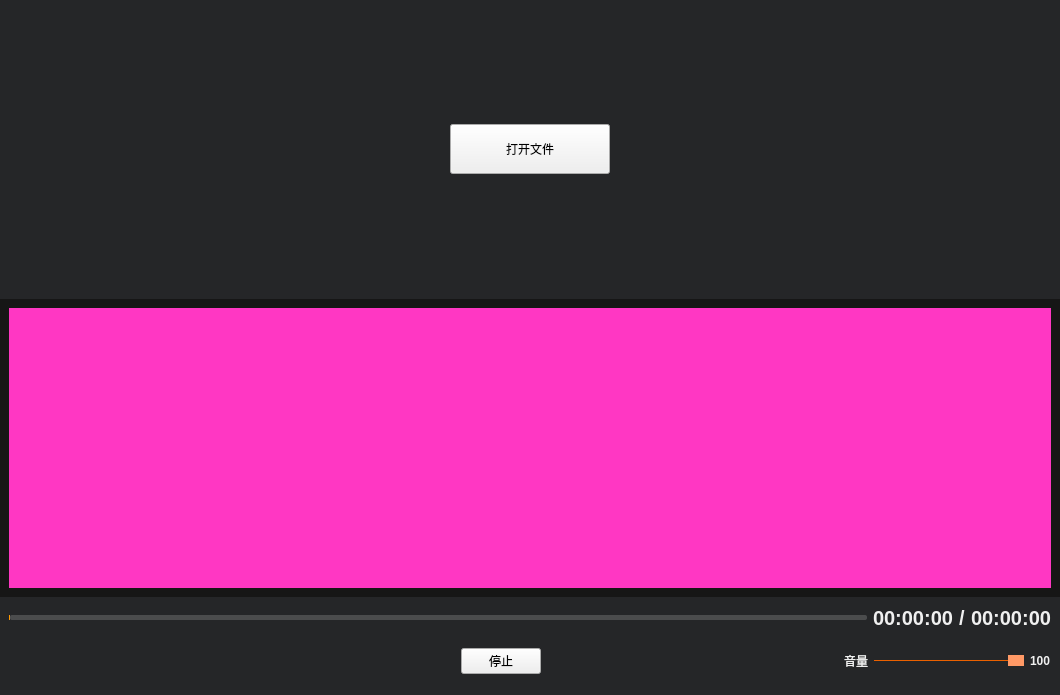
<?xml version="1.0" encoding="UTF-8"?>
<ui version="4.0">
 <class>VideoPlayerWidget</class>
 <widget class="QWidget" name="VideoPlayerWidget">
  <property name="geometry">
   <rect>
    <x>0</x>
    <y>0</y>
    <width>1060</width>
    <height>695</height>
   </rect>
  </property>
  <property name="windowTitle">
   <string>Form</string>
  </property>
  <layout class="QVBoxLayout" name="verticalLayout">
   <property name="spacing">
    <number>0</number>
   </property>
   <property name="leftMargin">
    <number>0</number>
   </property>
   <property name="topMargin">
    <number>0</number>
   </property>
   <property name="rightMargin">
    <number>0</number>
   </property>
   <property name="bottomMargin">
    <number>0</number>
   </property>
   <item>
    <widget class="QWidget" name="widget_container" native="true">
     <property name="styleSheet">
      <string notr="true">QWidget#widget_container
{
	background-color: rgb(22, 22, 22);
}
</string>
     </property>
     <layout class="QVBoxLayout" name="verticalLayout_3">
      <property name="spacing">
       <number>0</number>
      </property>
      <property name="leftMargin">
       <number>0</number>
      </property>
      <property name="topMargin">
       <number>0</number>
      </property>
      <property name="rightMargin">
       <number>0</number>
      </property>
      <property name="bottomMargin">
       <number>0</number>
      </property>
      <item>
       <layout class="QHBoxLayout" name="horizontalLayout_6">
        <property name="spacing">
         <number>0</number>
        </property>
        <property name="rightMargin">
         <number>0</number>
        </property>
        <property name="bottomMargin">
         <number>0</number>
        </property>
        <item>
         <layout class="QVBoxLayout" name="verticalLayout_4">
          <property name="spacing">
           <number>0</number>
          </property>
          <property name="topMargin">
           <number>0</number>
          </property>
          <property name="rightMargin">
           <number>0</number>
          </property>
          <item>
           <widget class="QWidget" name="widget_showopen" native="true">
            <property name="sizePolicy">
             <sizepolicy hsizetype="Preferred" vsizetype="Expanding">
              <horstretch>0</horstretch>
              <verstretch>0</verstretch>
             </sizepolicy>
            </property>
            <property name="styleSheet">
             <string notr="true">QWidget#widget_showopen
{
	
	background-color: rgba(60, 65, 68,100);
}</string>
            </property>
            <layout class="QVBoxLayout" name="verticalLayout_5">
             <item>
              <layout class="QHBoxLayout" name="horizontalLayout_3">
               <item>
                <spacer name="horizontalSpacer">
                 <property name="orientation">
                  <enum>Qt::Horizontal</enum>
                 </property>
                 <property name="sizeHint" stdset="0">
                  <size>
                   <width>40</width>
                   <height>20</height>
                  </size>
                 </property>
                </spacer>
               </item>
               <item>
                <widget class="QToolButton" name="toolButton_open">
                 <property name="minimumSize">
                  <size>
                   <width>160</width>
                   <height>50</height>
                  </size>
                 </property>
                 <property name="text">
                  <string>打开文件</string>
                 </property>
                </widget>
               </item>
               <item>
                <spacer name="horizontalSpacer_2">
                 <property name="orientation">
                  <enum>Qt::Horizontal</enum>
                 </property>
                 <property name="sizeHint" stdset="0">
                  <size>
                   <width>40</width>
                   <height>20</height>
                  </size>
                 </property>
                </spacer>
               </item>
              </layout>
             </item>
            </layout>
           </widget>
          </item>
          <item>
           <widget class="QWidget" name="widget_video" native="true">
            <property name="sizePolicy">
             <sizepolicy hsizetype="Expanding" vsizetype="Expanding">
              <horstretch>0</horstretch>
              <verstretch>0</verstretch>
             </sizepolicy>
            </property>
            <property name="styleSheet">
             <string notr="true"/>
            </property>
            <layout class="QVBoxLayout" name="verticalLayout_2">
             <item>
              <widget class="ShowVideoWidget" name="widget_videoPlayer" native="true">
               <property name="enabled">
                <bool>true</bool>
               </property>
               <property name="sizePolicy">
                <sizepolicy hsizetype="Preferred" vsizetype="Expanding">
                 <horstretch>0</horstretch>
                 <verstretch>0</verstretch>
                </sizepolicy>
               </property>
               <property name="mouseTracking">
                <bool>true</bool>
               </property>
               <property name="styleSheet">
                <string notr="true">QWidget#widget_videoPlayer
{
	background-color: rgb(255, 55, 195);
}</string>
               </property>
              </widget>
             </item>
            </layout>
           </widget>
          </item>
         </layout>
        </item>
       </layout>
      </item>
      <item>
       <widget class="QWidget" name="widget_controller" native="true">
        <property name="minimumSize">
         <size>
          <width>0</width>
          <height>60</height>
         </size>
        </property>
        <property name="styleSheet">
         <string notr="true">QWidget#widget_controller
{
	background-color: rgba(60, 65, 68,100);
}</string>
        </property>
        <layout class="QVBoxLayout" name="verticalLayout_7">
         <item>
          <layout class="QHBoxLayout" name="horizontalLayout_2">
           <item>
            <widget class="VideoSlider" name="horizontalSlider">
             <property name="cursor">
              <cursorShape>PointingHandCursor</cursorShape>
             </property>
             <property name="styleSheet">
              <string notr="true">QSlider::groove:horizontal {
border: 0px solid #bbb;
}

QSlider::sub-page:horizontal {
background-color: #ff9900;
border-bottom-left-radius: 5px; 
border-top-left-radius: 5px; 

border-radius: 5px; 
margin-top:5px;
margin-bottom:5px;
}

QSlider::add-page:horizontal {
background-color: rgba(228, 228, 228, 50);v
border: 0px solid #777;
border-radius: 2px;
margin-top:5px;
margin-bottom:5px;
}
/*
QSlider::handle:horizontal {
background: rgb(255,153,102); 
border: 1px solid rgb(255,153,102); 
width: 14px;
height:10px;
border-radius: 7px;
margin-top:2px;
margin-bottom:2px;
}

QSlider::handle:horizontal:hover {
background: rgb(255,128,6); 
border: 1px solid rgba(102,102,102,102);
border-radius: 7px;
}*/

QSlider::sub-page:horizontal:disabled {
background: #bbb;
border-color: #999;
}

QSlider::add-page:horizontal:disabled {
background: #eee;
border-color: #999;
}

QSlider::handle:horizontal:disabled {
background: #eee;
border: 1px solid #aaa;
border-radius: 4px;
}



QProgressBar 
{   
border: 0px solid grey;   
border-radius: 5px;   
background-color: rgba(228, 228, 228, 50);
border-radius:5px;  /*边框拐角*/
}

</string>
             </property>
             <property name="orientation">
              <enum>Qt::Horizontal</enum>
             </property>
            </widget>
           </item>
           <item>
            <layout class="QHBoxLayout" name="horizontalLayout">
             <item>
              <widget class="QLabel" name="label_currenttime">
               <property name="styleSheet">
                <string notr="true">QLabel{
	border-radius:0px;
	color: #F0F0F0;
	background-color:rgba(0,0,0,0);
	border-style:none;
font: 10pt &quot;微软雅黑&quot;;
font-size:20px;
font-weight:bold;
}
</string>
               </property>
               <property name="text">
                <string>00:00:00</string>
               </property>
              </widget>
             </item>
             <item>
              <widget class="QLabel" name="label_2">
               <property name="styleSheet">
                <string notr="true">QLabel{
	border-radius:0px;
	color: #F0F0F0;
	background-color:rgba(0,0,0,0);
	border-style:none;
font: 10pt &quot;微软雅黑&quot;;
font-size:20px;
font-weight:bold;
}
</string>
               </property>
               <property name="text">
                <string>/</string>
               </property>
              </widget>
             </item>
             <item>
              <widget class="QLabel" name="label_totaltime">
               <property name="styleSheet">
                <string notr="true">QLabel{
	border-radius:0px;
	color: #F0F0F0;
	background-color:rgba(0,0,0,0);
	border-style:none;
font: 10pt &quot;微软雅黑&quot;;
font-size:20px;
font-weight:bold;
}
</string>
               </property>
               <property name="text">
                <string>00:00:00</string>
               </property>
              </widget>
             </item>
            </layout>
           </item>
          </layout>
         </item>
         <item>
          <layout class="QHBoxLayout" name="horizontalLayout_4">
           <item>
            <widget class="QPushButton" name="pushButton_open">
             <property name="minimumSize">
              <size>
               <width>36</width>
               <height>36</height>
              </size>
             </property>
             <property name="cursor">
              <cursorShape>PointingHandCursor</cursorShape>
             </property>
             <property name="styleSheet">
              <string notr="true">QPushButton{ 
image: url(:image/open_normal.png);
border-radius:0px; 
} 
QPushButton:hover{ 
image: url(:image/open_focus.png);
border-radius:0px; 
} 
QPushButton:pressed{ 
image: url(:image/open_normal.png);
border-radius:0px; 
}
</string>
             </property>
             <property name="text">
              <string/>
             </property>
            </widget>
           </item>
           <item>
            <spacer name="horizontalSpacer_3">
             <property name="orientation">
              <enum>Qt::Horizontal</enum>
             </property>
             <property name="sizeHint" stdset="0">
              <size>
               <width>40</width>
               <height>20</height>
              </size>
             </property>
            </spacer>
           </item>
           <item>
            <widget class="QPushButton" name="pushButton_play">
             <property name="minimumSize">
              <size>
               <width>50</width>
               <height>50</height>
              </size>
             </property>
             <property name="cursor">
              <cursorShape>PointingHandCursor</cursorShape>
             </property>
             <property name="styleSheet">
              <string notr="true">QPushButton{ 
image: url(:image/start_normal.png);
border-radius:0px; 
}  
QPushButton:hover{ 
image: url(:image/start_focus.png);
border-radius:0px; 
} 
QPushButton:pressed{ 
image: url(:image/start_normal.png);
border-radius:0px; 
}
</string>
             </property>
             <property name="text">
              <string/>
             </property>
            </widget>
           </item>
           <item>
            <widget class="QPushButton" name="pushButton_pause">
             <property name="minimumSize">
              <size>
               <width>50</width>
               <height>50</height>
              </size>
             </property>
             <property name="cursor">
              <cursorShape>PointingHandCursor</cursorShape>
             </property>
             <property name="styleSheet">
              <string notr="true">QPushButton{ 
image: url(:image/pause_normal.png);
border-radius:0px; 
} 
QPushButton:hover{ 
image: url(:image/pause_focus.png);
border-radius:0px; 
} 
QPushButton:pressed{ 
image: url(:image/pause_normal.png);
border-radius:0px; 
}
</string>
             </property>
             <property name="text">
              <string/>
             </property>
            </widget>
           </item>
           <item>
            <widget class="QPushButton" name="pushButton_stop">
             <property name="cursor">
              <cursorShape>PointingHandCursor</cursorShape>
             </property>
             <property name="text">
              <string>停止</string>
             </property>
            </widget>
           </item>
           <item>
            <spacer name="horizontalSpacer_4">
             <property name="orientation">
              <enum>Qt::Horizontal</enum>
             </property>
             <property name="sizeHint" stdset="0">
              <size>
               <width>40</width>
               <height>20</height>
              </size>
             </property>
            </spacer>
           </item>
           <item>
            <widget class="QLabel" name="label_63">
             <property name="styleSheet">
              <string notr="true">QLabel{
	border-radius:0px;
	color: #F0F0F0;
	background-color:rgba(0,0,0,0);
	border-style:none;
font: 16px &quot;微软雅黑&quot;;

}
</string>
             </property>
             <property name="text">
              <string>音量</string>
             </property>
             <property name="alignment">
              <set>Qt::AlignLeading|Qt::AlignLeft|Qt::AlignVCenter</set>
             </property>
            </widget>
           </item>
           <item>
            <widget class="QSlider" name="horizontalSlider_volume">
             <property name="maximumSize">
              <size>
               <width>150</width>
               <height>16777215</height>
              </size>
             </property>
             <property name="styleSheet">
              <string notr="true">QSlider::groove:horizontal {
border: 0px solid #bbb;
}

QSlider::sub-page:horizontal {
background: rgb(235,97,0);
border-radius: 0px;
margin-top:8px;
margin-bottom:8px;
}

QSlider::add-page:horizontal {
background: rgb(255,255, 255);
border: 0px solid #777;
border-radius: 2px;
margin-top:8px;
margin-bottom:8px;
}

QSlider::handle:horizontal {
background: rgb(255,153,102); 
border: 1px solid rgb(255,153,102); 
width: 14px;
height:10px;
border-radius: 7px;
margin-top:2px;
margin-bottom:2px;
}

QSlider::handle:horizontal:hover {
background: rgb(255,128,6); 
border: 1px solid rgba(102,102,102,102);
border-radius: 7px;
}

QSlider::sub-page:horizontal:disabled {
background: #bbb;
border-color: #999;
}

QSlider::add-page:horizontal:disabled {
background: #eee;
border-color: #999;
}

QSlider::handle:horizontal:disabled {
background: #eee;
border: 1px solid #aaa;
border-radius: 4px;
}

</string>
             </property>
             <property name="maximum">
              <number>100</number>
             </property>
             <property name="singleStep">
              <number>0</number>
             </property>
             <property name="pageStep">
              <number>0</number>
             </property>
             <property name="value">
              <number>100</number>
             </property>
             <property name="orientation">
              <enum>Qt::Horizontal</enum>
             </property>
            </widget>
           </item>
           <item>
            <widget class="QLabel" name="label_volume">
             <property name="minimumSize">
              <size>
               <width>20</width>
               <height>0</height>
              </size>
             </property>
             <property name="styleSheet">
              <string notr="true">QLabel{
	border-radius:0px;
	color: #F0F0F0;
	background-color:rgba(0,0,0,0);
	border-style:none;
font: 16px &quot;微软雅黑&quot;;
font-weight:bold;
}
</string>
             </property>
             <property name="text">
              <string>100</string>
             </property>
             <property name="alignment">
              <set>Qt::AlignLeading|Qt::AlignLeft|Qt::AlignVCenter</set>
             </property>
            </widget>
           </item>
          </layout>
         </item>
        </layout>
       </widget>
      </item>
     </layout>
    </widget>
   </item>
  </layout>
 </widget>
 <customwidgets>
  <customwidget>
   <class>ShowVideoWidget</class>
   <extends>QWidget</extends>
   <header>Widget/ShowVideoWidget.h</header>
   <container>1</container>
  </customwidget>
  <customwidget>
   <class>VideoSlider</class>
   <extends>QSlider</extends>
   <header>Widget/VideoSlider.h</header>
  </customwidget>
 </customwidgets>
 <resources/>
 <connections/>
</ui>
